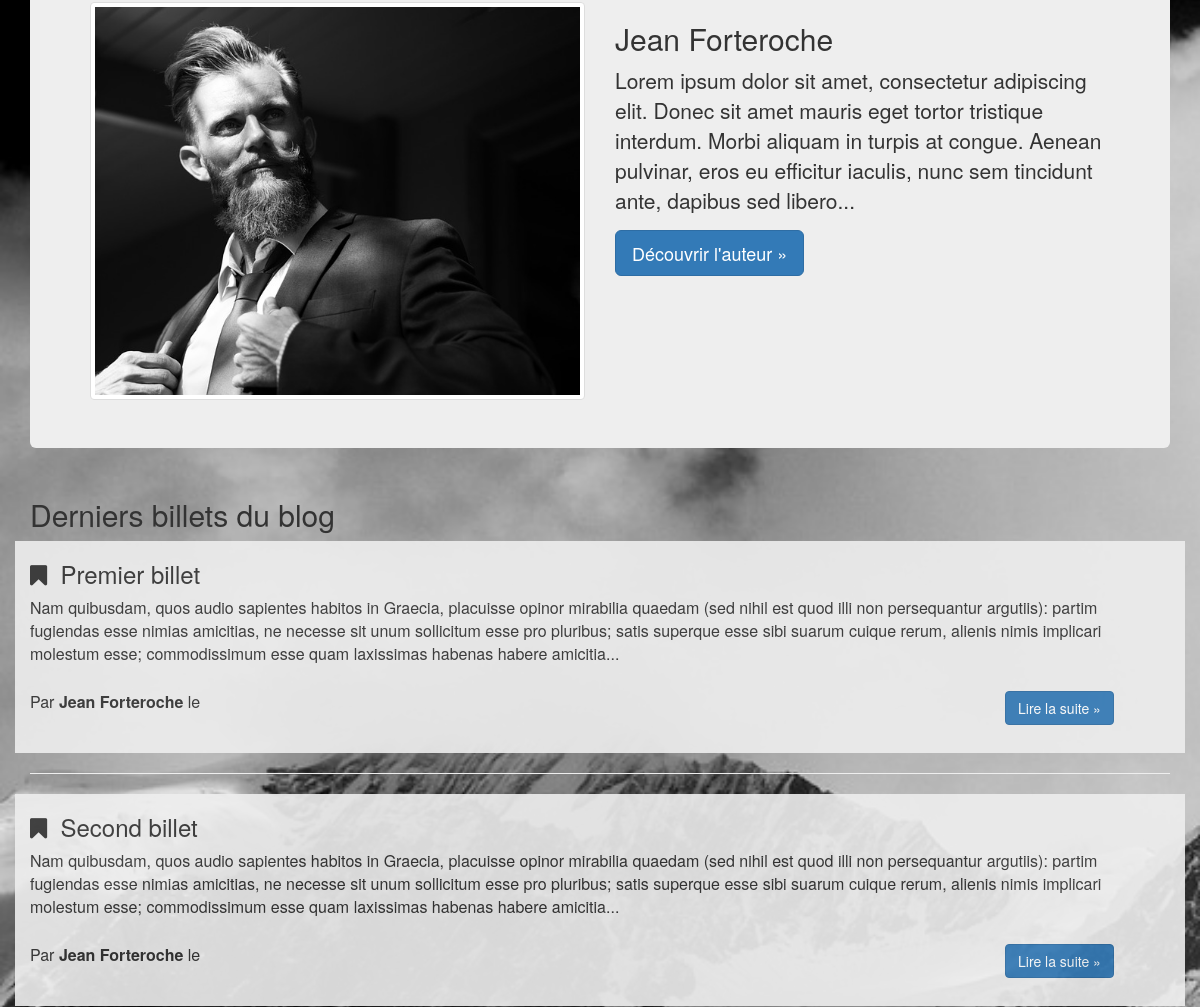
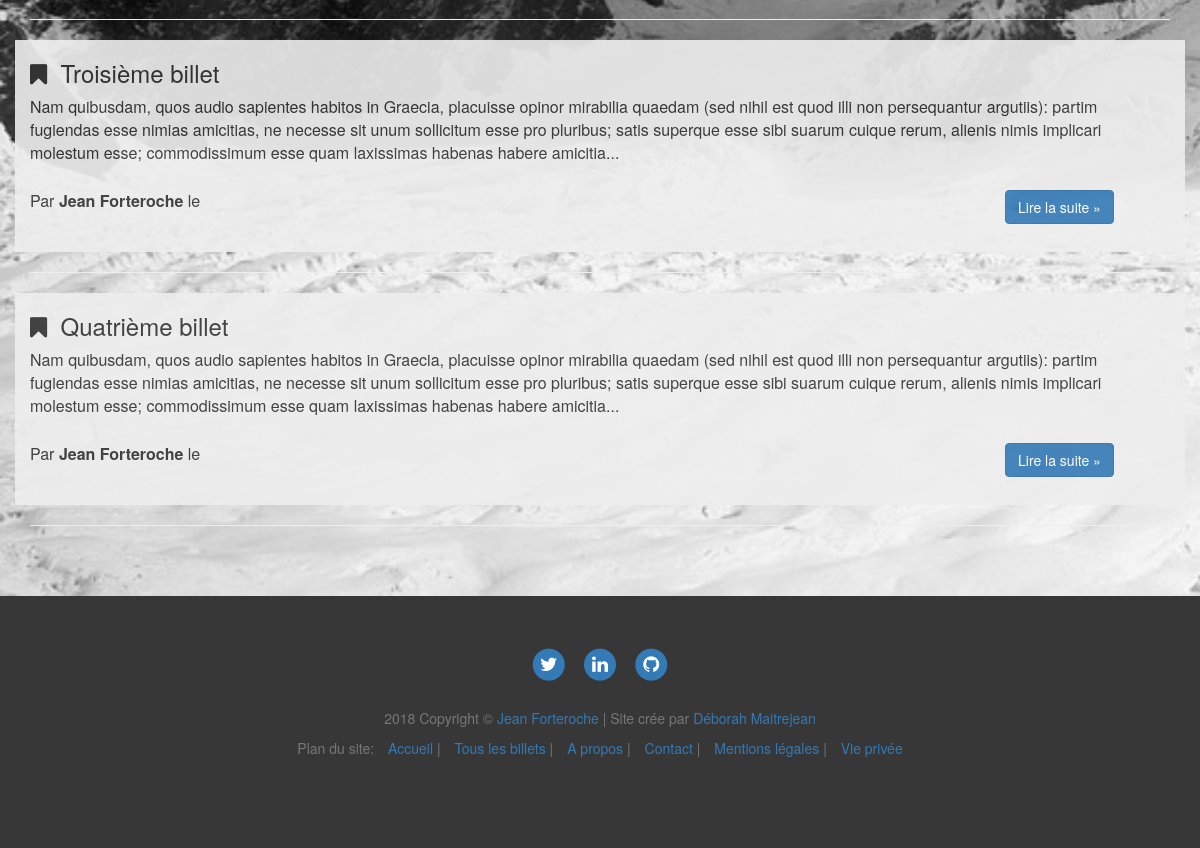
Before: / (lower part) with the older database file (2 pictures, top to bottom).
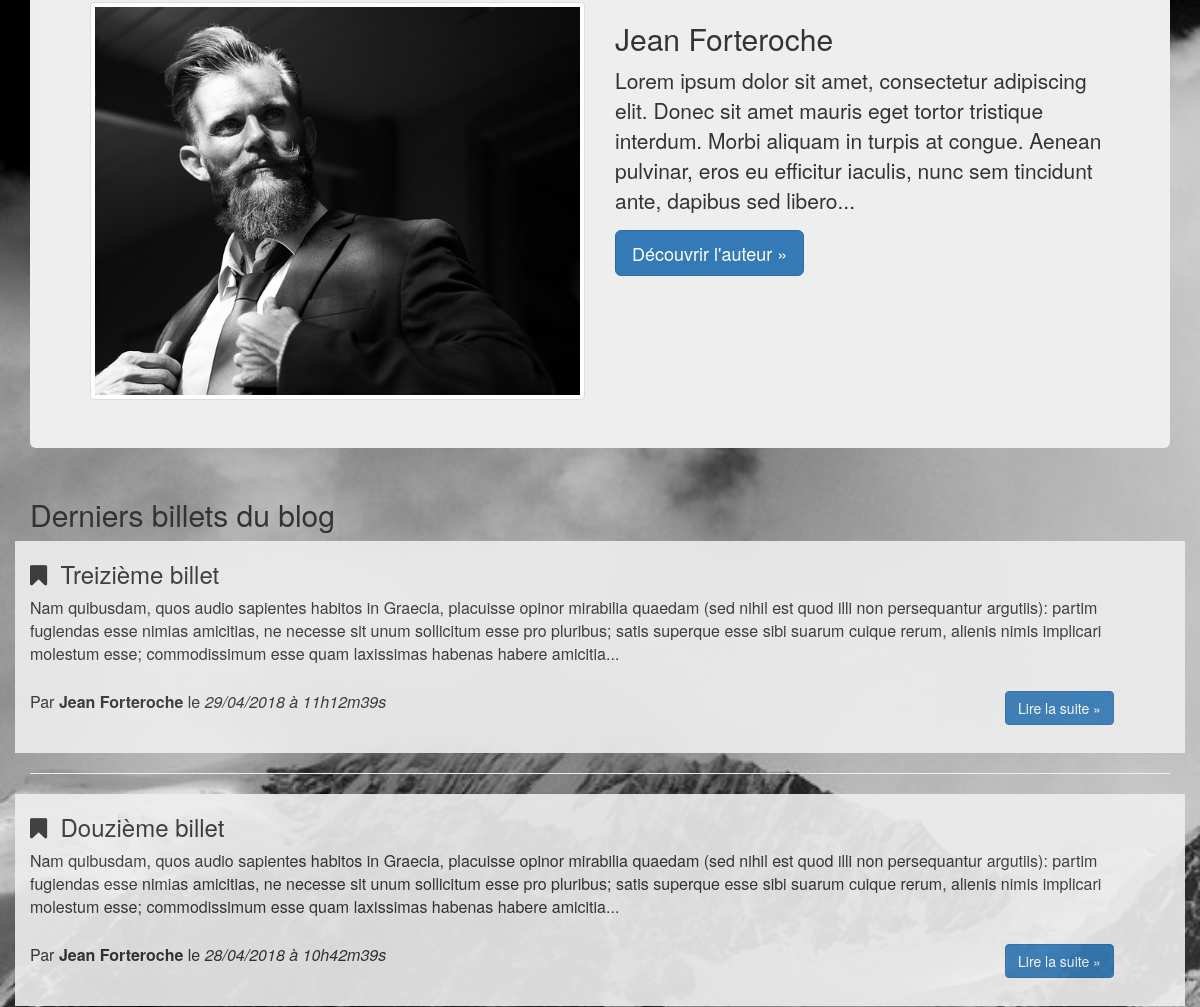
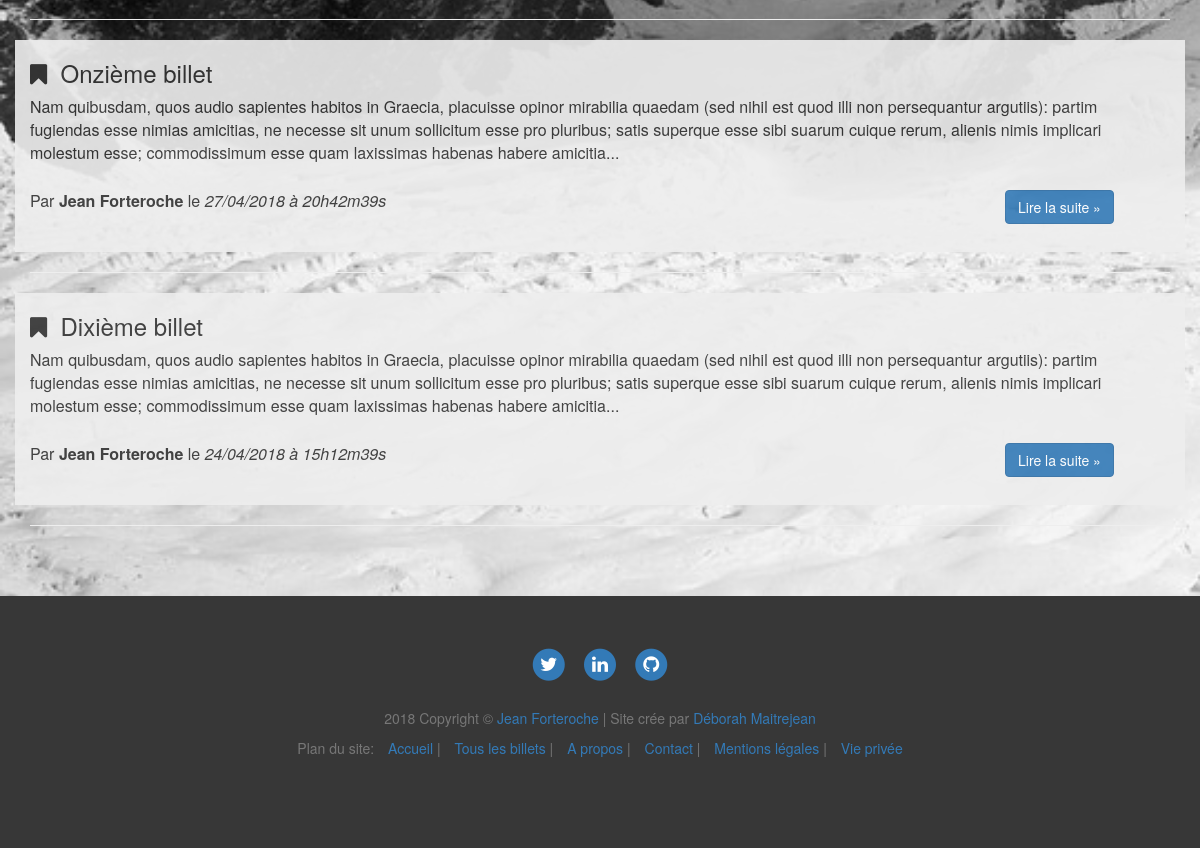
After: the same page with the newer database file (2 pictures, top to bottom).
### tables this page shows
CREATE TABLE `posts` (
  `id` int(11) NOT NULL,
  `author` varchar(255) NOT NULL,
  `title` varchar(255) NOT NULL,
  `content` text NOT NULL,
  `creationDate` datetime NOT NULL
);

### controller/Frontend.php (called while the page is built, shortened)
<?php
class Frontend{
    public function listPostsExcerpt() {
        $postManager = new PostManager();
        $posts = $postManager->getPostsExcerpt();
        require('view/frontend/listPostsView.php');
    }
}

### index.php (called while the page is built, shortened)
<?php
include_once('MyAutoload.php');
if($_GET) {
    $request = $_GET['action'];
} else {
    $request = "";
}
$router = new Router($request);
$router->renderController();

### model/PostManager.php (called while the page is built, shortened)
<?php
class PostManager extends Manager {
    public function getPostsExcerpt(){
        $db = $this->dbConnect();
        $req = $db->query('SELECT id, title, SUBSTRING(content, 1, 380) AS postExcerpt, author, DATE_FORMAT(creationDate,  \'%d/%m/%Y à %Hh%im%ss\') AS creationDateFr FROM posts ORDER BY creationDate DESC LIMIT 0,4');
        $posts = array();
        while ($data = $req->fetch(\PDO::FETCH_ASSOC)){
            $post = new Posts();
            $post->hydrate($data);
            $posts[] = $post;
        }
        return $posts;
    }
}

### MyAutoload.php (called while the page is built, shortened)
<?php
class MyAutoload{
    public static function autoload($class){
        $path = str_replace('\\', '/', $class);
    }
}

### entity/Posts.php (called while the page is built, shortened)
<?php
class Posts extends Table{
    private $id;
    private $author;
    private $title;
    private $creationDateFr;
    private $postExcerpt;
    public function getPostExcerpt()
    {
        return $this->postExcerpt;
    }
    public function setPostExcerpt($postExcerpt)
    {
        $this->postExcerpt = $postExcerpt;
    }
    public function getId()
    {
        return $this->id;
    }
    public function setId($id)
    {
        $this->id = $id;
    }
    public function getAuthor()
    {
        return $this->author;
    }
    public function setAuthor($author)
    {
        $this->author = $author;
    }
    public function getTitle()
    {
        return $this->title;
    }
    public function setTitle($title)
    {
        $this->title = $title;
    }
    public function getCreationDateFr()
    {
        return $this->creationDateFr;
    }
    public function setCreationDateFr($creationDateFr)
    {
        $this->creationDateFr = $creationDateFr;
    }
}

### view/frontend/listPostsView.php (the view, shortened to what this page needs)
    <div class="row">
        <div class="col-lg-12">
            <div class="jumbotron">
                <div class="row">
                    <div class="col-lg-6">
                        <img src="<?= ASSETS ?>img/portrait-jean-forteroche.jpg" alt="Portrait noir et blanc de l'auteur Jean Forteroche." class="img-thumbnail img-responsive">
                    </div>
                    <div class="col-lg-6">
                        <h2>Jean Forteroche</h2>
                        <p>Lorem ipsum dolor sit amet, consectetur adipiscing elit. Donec sit amet mauris eget tortor tristique interdum. Morbi aliquam in turpis at congue. Aenean pulvinar,
                            eros eu efficitur iaculis, nunc sem tincidunt ante, dapibus sed libero... </p>
                        <a class="btn btn-lg btn-primary" href="index.php?action=about" role="button">Découvrir l'auteur &raquo;</a>
                    </div>
                </div>
            </div>
        </div>
    </div>
    <div class="row">
        <div class="col-lg-12">
            <h2>Derniers billets du blog</h2>
        </div>
    </div>
<?php foreach ($posts as $post): ?>
    <div class="row" id="post-excerpt">
        <div class="col-lg-12">
            <h3><i class="fa fa-bookmark"></i>&nbsp;&nbsp;<?= htmlspecialchars($post->getTitle()); ?></h3>
            <p><?= strip_tags($post->getPostExcerpt()); ?>...</p>
            <div class="row">
                <div class="col-xs-7 col-sm-8 col-md-6 col-lg-6">
                    <span>Par <strong><?= $post->getAuthor(); ?></strong></span>
                    <span>le<em> <?= $post->getCreationDateFr(); ?></em></span>
                </div>
                <div class="col-xs-5 col-sm-2 col-md-offset-3 col-md-3 col-lg-offset-4 col-lg-2">
                    <a href="index.php?action=post&amp;id=<?= $post->getId(); ?>" class="btn btn-primary read-more">Lire la suite &raquo;</a>
                </div>
            </div>
        </div>
    </div>
    <hr>
<?php endforeach; ?>
<?php require('template.php'); ?>

Changed rows visible on the page:
no longer on this page (row edited): posts: title "Premier billet", PostExcerpt "Nam quibusdam, quos audio sapientes habitos in Graecia, placuisse opinor mirabilia quaedam (sed nihil est quod illi non persequantur argutiis): partim fugiendas esse nimias amicitias, ne necesse sit unum sollicitum esse pro pluribus; satis superque esse sibi suarum cuique rerum, alienis nimis implicari molestum esse; commodissimum esse quam laxissimas habenas habere amicitia", author "Jean Forteroche"
no longer on this page (row edited): posts: title "Second billet", PostExcerpt "Nam quibusdam, quos audio sapientes habitos in Graecia, placuisse opinor mirabilia quaedam (sed nihil est quod illi non persequantur argutiis): partim fugiendas esse nimias amicitias, ne necesse sit unum sollicitum esse pro pluribus; satis superque esse sibi suarum cuique rerum, alienis nimis implicari molestum esse; commodissimum esse quam laxissimas habenas habere amicitia", author "Jean Forteroche"
no longer on this page (row edited): posts: title "Troisième billet", PostExcerpt "Nam quibusdam, quos audio sapientes habitos in Graecia, placuisse opinor mirabilia quaedam (sed nihil est quod illi non persequantur argutiis): partim fugiendas esse nimias amicitias, ne necesse sit unum sollicitum esse pro pluribus; satis superque esse sibi suarum cuique rerum, alienis nimis implicari molestum esse; commodissimum esse quam laxissimas habenas habere amicitia", author "Jean Forteroche"
no longer on this page (row edited): posts: title "Quatrième billet", PostExcerpt "Nam quibusdam, quos audio sapientes habitos in Graecia, placuisse opinor mirabilia quaedam (sed nihil est quod illi non persequantur argutiis): partim fugiendas esse nimias amicitias, ne necesse sit unum sollicitum esse pro pluribus; satis superque esse sibi suarum cuique rerum, alienis nimis implicari molestum esse; commodissimum esse quam laxissimas habenas habere amicitia", author "Jean Forteroche"
added posts: title "Treizième billet", PostExcerpt "Nam quibusdam, quos audio sapientes habitos in Graecia, placuisse opinor mirabilia quaedam (sed nihil est quod illi non persequantur argutiis): partim fugiendas esse nimias amicitias, ne necesse sit unum sollicitum esse pro pluribus; satis superque esse sibi suarum cuique rerum, alienis nimis implicari molestum esse; commodissimum esse quam laxissimas habenas habere amicitia", author "Jean Forteroche", CreationDateFr "29/04/2018 à 11h12m39s"
added posts: title "Douzième billet", PostExcerpt "Nam quibusdam, quos audio sapientes habitos in Graecia, placuisse opinor mirabilia quaedam (sed nihil est quod illi non persequantur argutiis): partim fugiendas esse nimias amicitias, ne necesse sit unum sollicitum esse pro pluribus; satis superque esse sibi suarum cuique rerum, alienis nimis implicari molestum esse; commodissimum esse quam laxissimas habenas habere amicitia", author "Jean Forteroche", CreationDateFr "28/04/2018 à 10h42m39s"
added posts: title "Onzième billet", PostExcerpt "Nam quibusdam, quos audio sapientes habitos in Graecia, placuisse opinor mirabilia quaedam (sed nihil est quod illi non persequantur argutiis): partim fugiendas esse nimias amicitias, ne necesse sit unum sollicitum esse pro pluribus; satis superque esse sibi suarum cuique rerum, alienis nimis implicari molestum esse; commodissimum esse quam laxissimas habenas habere amicitia", author "Jean Forteroche", CreationDateFr "27/04/2018 à 20h42m39s"
added posts: title "Dixième billet", PostExcerpt "Nam quibusdam, quos audio sapientes habitos in Graecia, placuisse opinor mirabilia quaedam (sed nihil est quod illi non persequantur argutiis): partim fugiendas esse nimias amicitias, ne necesse sit unum sollicitum esse pro pluribus; satis superque esse sibi suarum cuique rerum, alienis nimis implicari molestum esse; commodissimum esse quam laxissimas habenas habere amicitia", author "Jean Forteroche", CreationDateFr "24/04/2018 à 15h12m39s"
